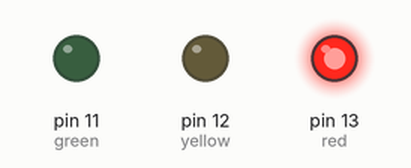
This sketch was run on a simulated Arduino Uno, built with avr-gcc and run on an emulated ATmega328P. Parts: output pins drawn as LEDs (lit = HIGH).

Above: at 2.5 s.
At 6.0 s:
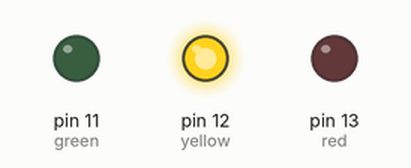
At 10.0 s:
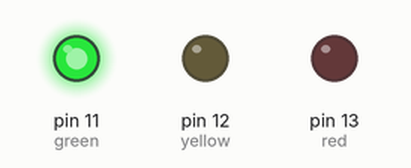
Timing chart, 0 to 16.9 s (numbered marks = the images above):
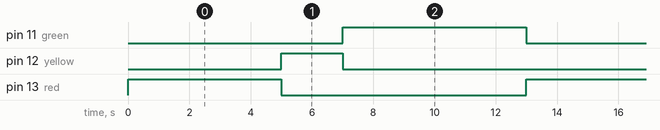

The sketch:

trafficlight_simple.ino
```cpp
int red = 13;
int yellow = 12;
int green = 11;

void setup() {
  pinMode(red,OUTPUT);
  pinMode(green,OUTPUT);
  pinMode(yellow,OUTPUT);
  Serial.begin(9600);
}

void loop() {
  ledControl(red,5000);
  ledControl(yellow,2000);
  ledControl(green,6000);
}

void ledControl(int led, int delay_time)
{
  digitalWrite(led,HIGH);
  delay(delay_time);
  digitalWrite(led,LOW);
}
```

Measured:
- by itself, pin 11 (green): alternates HIGH for 6.0 s and LOW for 7.0 s
- by itself, pin 12 (yellow): alternates HIGH for 2.0 s and LOW for 11.0 s
- by itself, pin 13 (red): alternates HIGH for 5.0 s and LOW for 8.0 s
